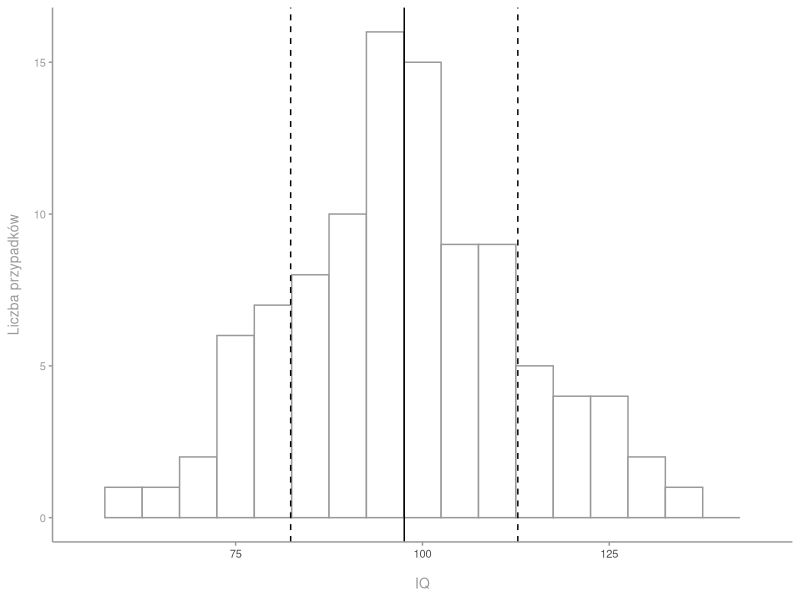
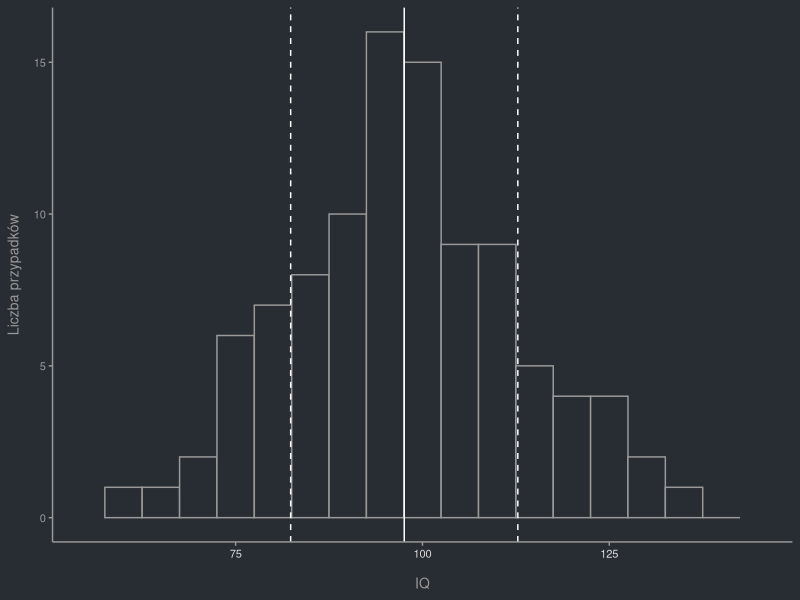
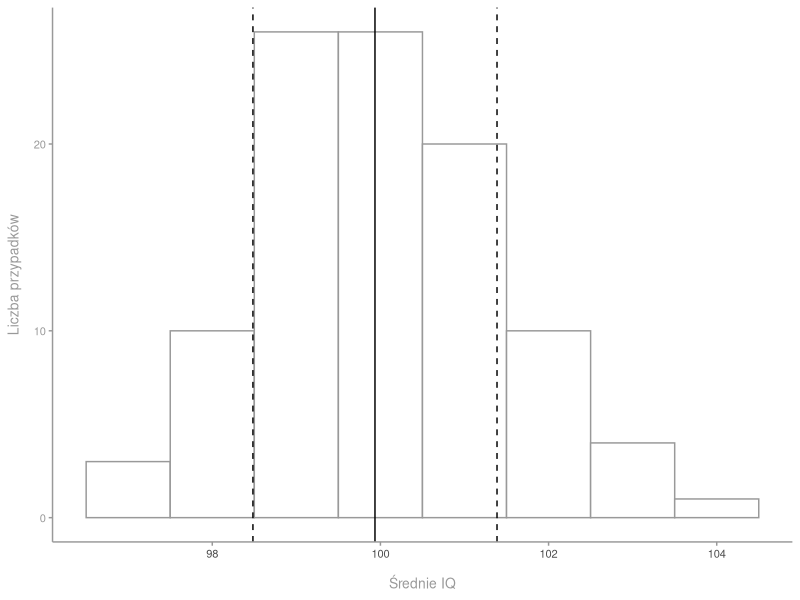
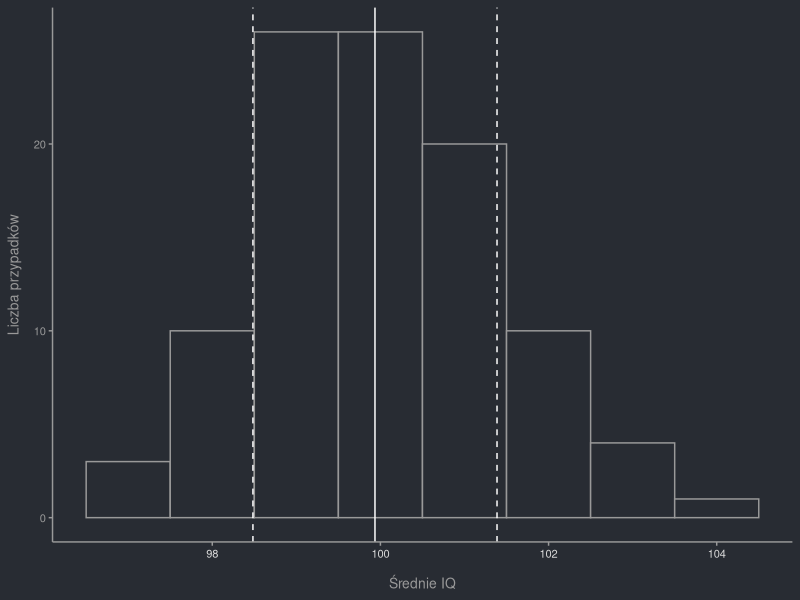
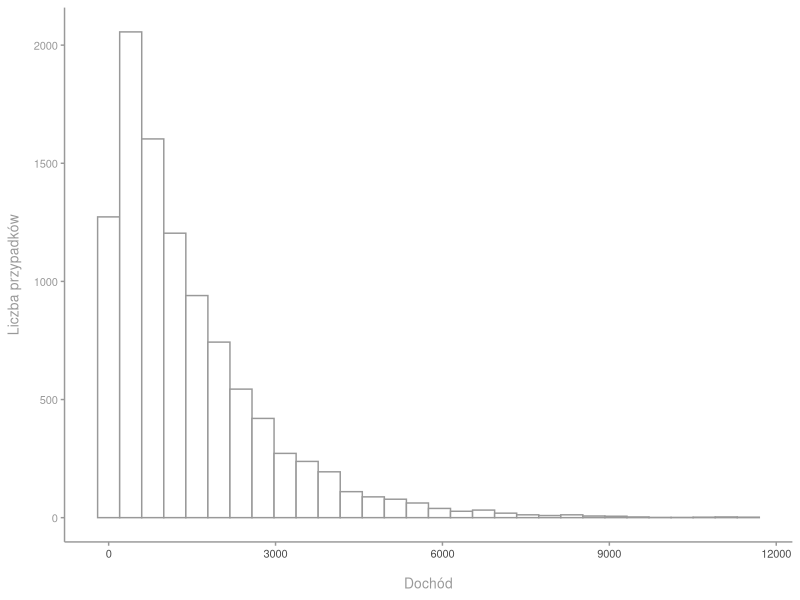
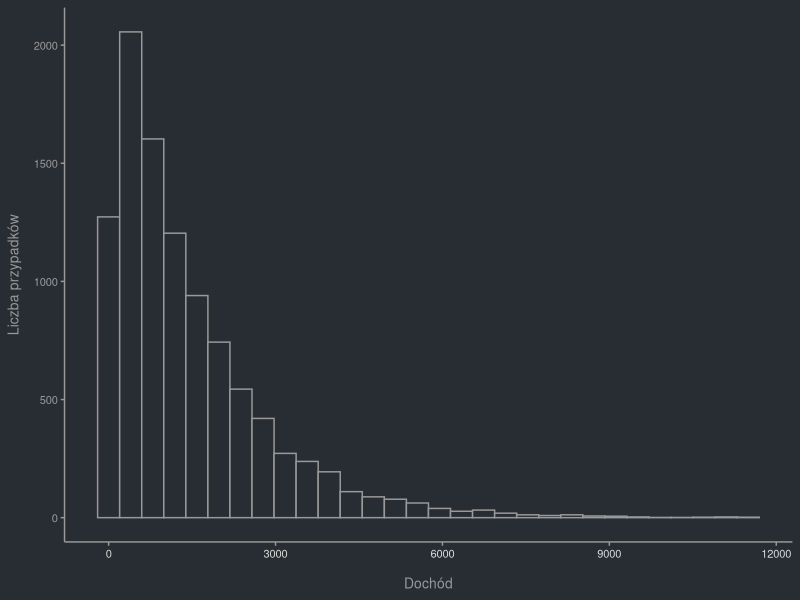
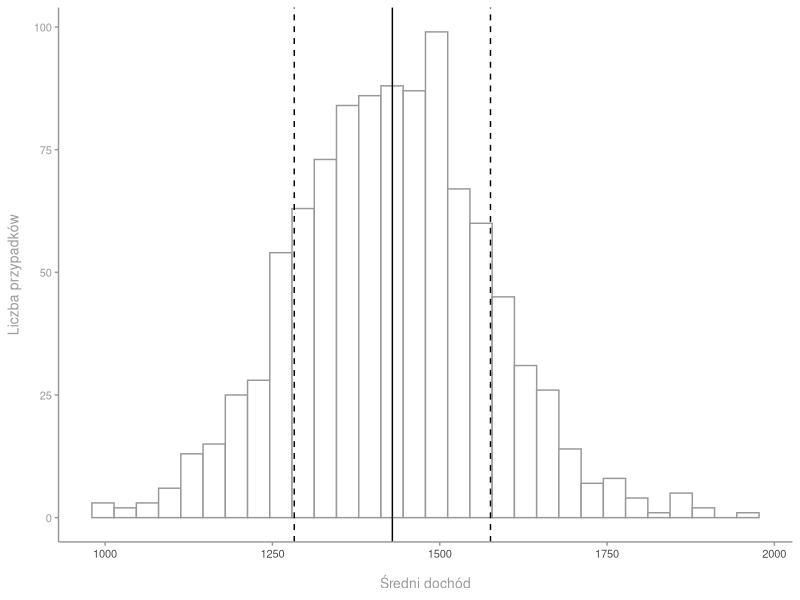
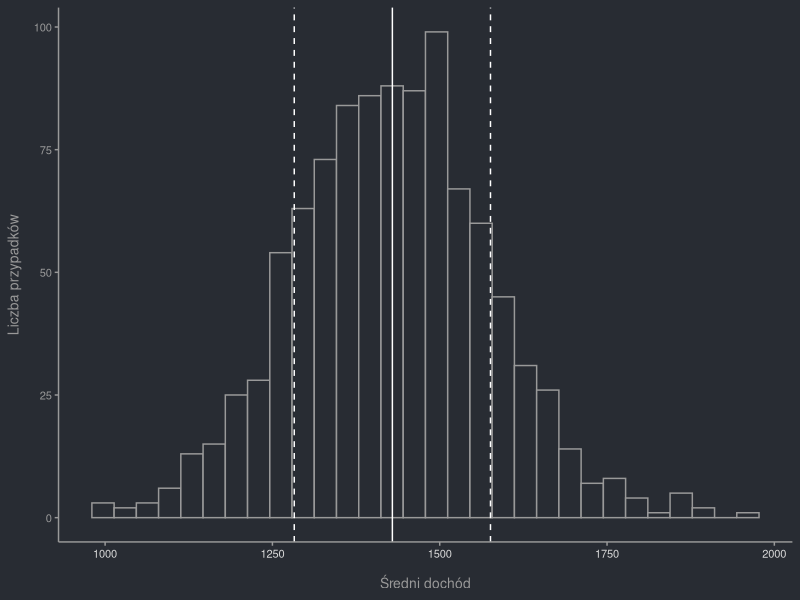

These figures' R source, in order:
## ---- chunk 1
#| label: setup
#| echo: false
#| warning: false

set.seed(2303)
library(tidyverse)
iq <- 0
while (round(mean(iq)) != 98) {
    iq <- rnorm(100, 100, 15)
}
iq <- tibble(iq = iq)

theme_main <- function(subtitle = FALSE) {
    theme(
        text = element_text(colour = "gray60"),
        panel.grid = element_blank(),
        panel.background = element_blank(),
        axis.line = element_line(colour = "gray60"),
        axis.ticks = element_line(colour = "gray60"),
        axis.text.x = element_text(colour = "gray30", size = 8),
        axis.text.y = element_text(colour = "gray60", size = 8),
        axis.title = element_text(face = "plain", size = 10),
        axis.title.x = element_text(margin = margin(t = 12)),
        axis.title.y = element_text(margin = margin(r = 8)),
        plot.caption = element_text(hjust = 0, size = 8, margin = margin(t = 12)),
        plot.caption.position = "plot",
        plot.title.position = "plot",
        plot.title = element_text(colour = "gray30", margin = if (subtitle) {
            unit(c(0, 0, 5.5, 0), "points")
        } else {
            unit(c(0, 0, 12, 0), "points")
        }),
        plot.subtitle = element_text(size = 8, margin = if (subtitle) {
            unit(c(0, 0, 12, 0), "points")
        } else {
            unit(c(0, 0, 5.5, 0), "points")
        }),
        legend.text = element_text(size = 6),
        legend.key.size = unit(12, "points"),
        legend.box.spacing = unit(0, "points")
    )
}

theme_main_dark <- function(subtitle = FALSE) {
    theme_main(subtitle) +
        theme(
            panel.background = element_rect(fill = "#282C33", colour = NA),
            plot.background = element_rect(fill = "#282C33", colour = NA),
            axis.text.x = element_text(colour = "gray85"),
            plot.title = element_text(colour = "gray85"),
            legend.background = element_rect(fill = "#282C33", colour = NA),
            legend.key = element_rect(fill = "#282C33", colour = NA)
        )
}
## ---- chunk 2
#| classes: light-mode
ggplot(iq, aes(iq)) +
    geom_histogram(binwidth = 5, fill = "white", colour = "gray60") +
    geom_vline(xintercept = mean(iq$iq)) +
    geom_vline(xintercept = c(mean(iq$iq) - sd(iq$iq), mean(iq$iq) + sd(iq$iq)), linetype = "dashed") +
    xlim(100 - 15 * 3, 100 + 15 * 3) +
    labs(x = "IQ", y = "Liczba przypadków") +
    theme_main()
## ---- chunk 3
#| classes: dark-mode
ggplot(iq, aes(iq)) +
    geom_histogram(binwidth = 5, fill = "#282C33", colour = "gray60") +
    geom_vline(xintercept = mean(iq$iq), colour = "white") +
    geom_vline(xintercept = c(mean(iq$iq) - sd(iq$iq), mean(iq$iq) + sd(iq$iq)), linetype = "dashed", colour = "white") +
    xlim(100 - 15 * 3, 100 + 15 * 3) +
    labs(x = "IQ", y = "Liczba przypadków") +
    theme_main_dark()
## ---- chunk 4
#| classes: light-mode
iq_pop <- tibble(iq = map_dbl(1:100, \(x) mean(rnorm(100, 100, 15))))

ggplot(iq_pop, aes(iq)) +
    geom_histogram(binwidth = 1, fill = "white", colour = "gray60") +
    geom_vline(xintercept = mean(iq_pop$iq)) +
    geom_vline(xintercept = c(mean(iq_pop$iq) - sd(iq_pop$iq), mean(iq_pop$iq) + sd(iq_pop$iq)), linetype = "dashed") +
    labs(x = "Średnie IQ", y = "Liczba przypadków") +
    theme_main()
## ---- chunk 5
#| classes: dark-mode
ggplot(iq_pop, aes(iq)) +
    geom_histogram(binwidth = 1, fill = "#282C33", colour = "gray60") +
    geom_vline(xintercept = mean(iq_pop$iq), colour = "white") +
    geom_vline(xintercept = c(mean(iq_pop$iq) - sd(iq_pop$iq), mean(iq_pop$iq) + sd(iq_pop$iq)), linetype = "dashed", colour = "white") +
    labs(x = "Średnie IQ", y = "Liczba przypadków") +
    theme_main_dark()
## ---- chunk 6
#| classes: light-mode
income_pop <- tibble(income = rexp(10000, 0.0007))

ggplot(income_pop, aes(income)) +
    geom_histogram(fill = "white", colour = "gray60") +
    labs(x = "Dochód", y = "Liczba przypadków") +
    theme_main()
## ---- chunk 7
#| classes: dark-mode
ggplot(income_pop, aes(income)) +
    geom_histogram(fill = "#282C33", colour = "gray60") +
    labs(x = "Dochód", y = "Liczba przypadków") +
    theme_main_dark()
## ---- chunk 8
#| classes: light-mode
income <- tibble(income = map_vec(1:1000, \(x) mean(rexp(100, 0.0007))))

ggplot(income, aes(income)) +
    geom_histogram(fill = "white", colour = "gray60") +
    geom_vline(xintercept = mean(income$income)) +
    geom_vline(xintercept = c(mean(income$income) - sd(income$income), mean(income$income) + sd(income$income)), linetype = "dashed") +
    labs(x = "Średni dochód", y = "Liczba przypadków") +
    theme_main()
## ---- chunk 9
#| classes: dark-mode
ggplot(income, aes(income)) +
    geom_histogram(fill = "#282C33", colour = "gray60") +
    geom_vline(xintercept = mean(income$income), colour = "white") +
    geom_vline(xintercept = c(mean(income$income) - sd(income$income), mean(income$income) + sd(income$income)), linetype = "dashed", colour = "white") +
    labs(x = "Średni dochód", y = "Liczba przypadków") +
    theme_main_dark()
